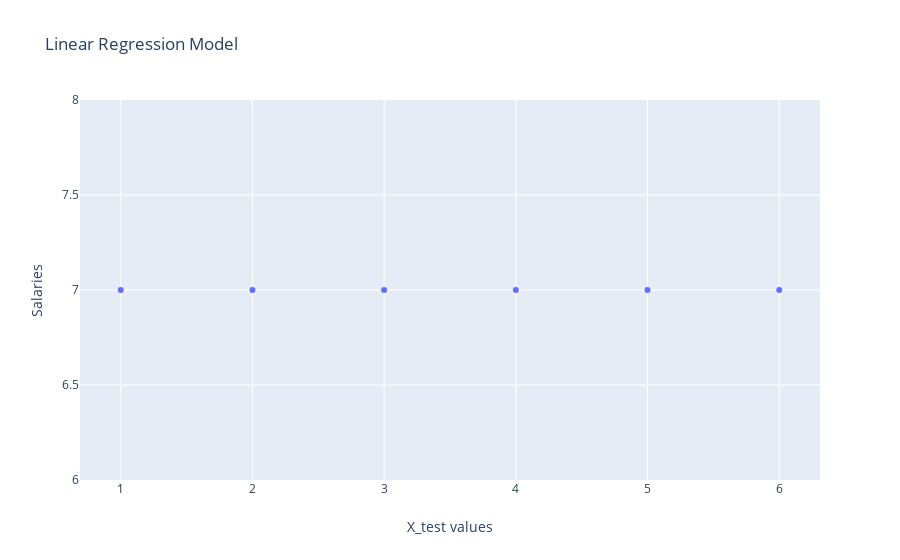

Write notebook code for a chart like this one.
### Code cell
pyo.iplot(fig)

### Figure 1 — Plotly figure (JSON) as saved in the notebook; plotly's stock layout.template omitted (floating-point values rounded to 4 significant figures)
{"data": [{"hoverinfo": "x+y", "mode": "markers", "name": "2D Mesh", "type": "scatter", "x": [1, 2, 3, 4, 5, 6], "y": [7, 7, 7, 7, 7, 7]}], "layout": {"title": {"text": "Linear Regression Model"}, "xaxis": {"title": {"text": "X_test values"}}, "yaxis": {"title": {"text": "Salaries"}}}}
